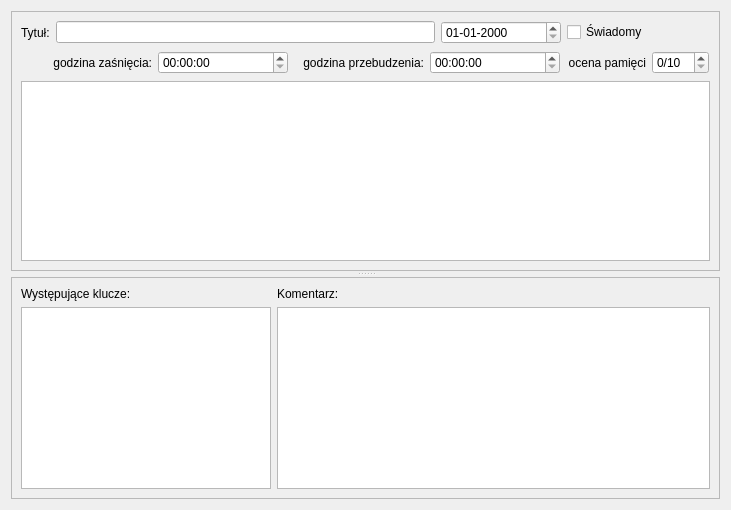
  <widget class="QWidget" name="centralwidget" >
   <property name="geometry" >
    <rect>
     <x>302</x>
     <y>65</y>
     <width>731</width>
     <height>510</height>
    </rect>
   </property>
   <layout class="QGridLayout" >
    <item row="0" column="0" >
     <widget class="QSplitter" name="splitter_2" >
      <property name="enabled" >
       <bool>true</bool>
      </property>
      <property name="minimumSize" >
       <size>
        <width>620</width>
        <height>16</height>
       </size>
      </property>
      <property name="whatsThis" >
       <string/>
      </property>
      <property name="midLineWidth" >
       <number>1</number>
      </property>
      <property name="orientation" >
       <enum>Qt::Vertical</enum>
      </property>
      <property name="handleWidth" >
       <number>6</number>
      </property>
      <widget class="QFrame" name="frame" >
       <property name="enabled" >
        <bool>true</bool>
       </property>
       <property name="whatsThis" >
        <string/>
       </property>
       <property name="frameShape" >
        <enum>QFrame::StyledPanel</enum>
       </property>
       <property name="frameShadow" >
        <enum>QFrame::Plain</enum>
       </property>
       <layout class="QGridLayout" >
        <item row="0" column="0" >
         <widget class="QLabel" name="label" >
          <property name="enabled" >
           <bool>true</bool>
          </property>
          <property name="whatsThis" >
           <string>Tytuł bieżącego dokumentu. Tytuł powinien odzwierciedlać treść snu w taki sposób, aby ułatwiał on odszukanie go w archiwum. Aby w szybki sposób znaleźć poszukiwany tytuł, kliknij prawym przyciskiem myszy na drzewie archiwum i wybierz "Szukaj tytułu". Pole tytułu nie jest wymagane, jeśli pozostawisz je puste, zostanie uzupełnione domyślną wartością.</string>
          </property>
          <property name="text" >
           <string>Tytuł:</string>
          </property>
         </widget>
        </item>
        <item row="0" column="1" >
         <widget class="QLineEdit" name="titleEdit" >
          <property name="enabled" >
           <bool>true</bool>
          </property>
          <property name="whatsThis" >
           <string>Tytuł bieżącego dokumentu. Tytuł powinien odzwierciedlać treść snu w taki sposób, aby ułatwiał on odszukanie go w archiwum. Aby w szybki sposób znaleźć poszukiwany tytuł, kliknij prawym przyciskiem myszy na drzewie archiwum i wybierz "Szukaj tytułu". Pole tytułu nie jest wymagane, jeśli pozostawisz je puste, zostanie uzupełnione domyślną wartością.</string>
          </property>
          <property name="text" >
           <string/>
          </property>
         </widget>
        </item>
        <item row="0" column="2" >
         <widget class="QDateEdit" name="dateEdit" >
          <property name="enabled" >
           <bool>true</bool>
          </property>
          <property name="minimumSize" >
           <size>
            <width>120</width>
            <height>0</height>
           </size>
          </property>
          <property name="whatsThis" >
           <string>Data zapisu dokumentu</string>
          </property>
          <property name="displayFormat" >
           <string>dd-MM-yyyy</string>
          </property>
         </widget>
        </item>
        <item row="0" column="3" >
         <widget class="QCheckBox" name="lucidBox" >
          <property name="whatsThis" >
           <string>Pole 'świadomy' pozwala odnotować czy w trakcie snu odzyskałeś świadomość. Sny oznaczone jako świadome są podświetlone w archiwum kolorem żółtym.</string>
          </property>
          <property name="text" >
           <string>Świadomy</string>
          </property>
         </widget>
        </item>
        <item row="1" column="0" colspan="3" >
         <widget class="QFrame" name="frame_4" >
          <property name="enabled" >
           <bool>true</bool>
          </property>
          <property name="whatsThis" >
           <string/>
          </property>
          <property name="frameShape" >
           <enum>QFrame::NoFrame</enum>
          </property>
          <property name="frameShadow" >
           <enum>QFrame::Raised</enum>
          </property>
          <layout class="QGridLayout" >
           <property name="margin" >
            <number>1</number>
           </property>
           <item row="0" column="0" >
            <widget class="QLabel" name="label_4" >
             <property name="enabled" >
              <bool>true</bool>
             </property>
             <property name="whatsThis" >
              <string>Godzina zaśnięcia to przybliżony czas przejścia w stan snu. Pole nie jest obowiązkowe, jednak jego wypełnienie pozwala na prowadzenie statystyk oraz wyznaczenie optymalnego czasu snu, co prowadzi do lepszego zapamiętywania snów.</string>
             </property>
             <property name="text" >
              <string>godzina zaśnięcia:</string>
             </property>
             <property name="alignment" >
              <set>Qt::AlignRight|Qt::AlignTrailing|Qt::AlignVCenter</set>
             </property>
            </widget>
           </item>
           <item row="0" column="1" >
            <widget class="QTimeEdit" name="sleepTime" >
             <property name="enabled" >
              <bool>true</bool>
             </property>
             <property name="whatsThis" >
              <string>Godzina zaśnięcia to przybliżony czas przejścia w stan snu. Pole nie jest obowiązkowe, jednak jego wypełnienie pozwala na prowadzenie statystyk oraz wyznaczenie optymalnego czasu snu, co prowadzi do lepszego zapamiętywania snów.</string>
             </property>
            </widget>
           </item>
           <item row="0" column="2" >
            <widget class="QLabel" name="label_5" >
             <property name="enabled" >
              <bool>true</bool>
             </property>
             <property name="whatsThis" >
              <string>Godzina przebudzenia to przybliżony czas wyjścia ze stanu snu. Pole nie jest obowiązkowe, jednak jego wypełnienie pozwala na prowadzenie statystyk oraz wyznaczenie optymalnego czasu snu, co prowadzi do lepszego zapamiętywania snów.</string>
             </property>
             <property name="text" >
              <string>godzina przebudzenia:</string>
             </property>
             <property name="alignment" >
              <set>Qt::AlignRight|Qt::AlignTrailing|Qt::AlignVCenter</set>
             </property>
            </widget>
           </item>
           <item row="0" column="3" >
            <widget class="QTimeEdit" name="wakeupTime" >
             <property name="enabled" >
              <bool>true</bool>
             </property>
             <property name="whatsThis" >
              <string>Godzina przebudzenia to przybliżony czas wyjścia ze stanu snu. Pole nie jest obowiązkowe, jednak jego wypełnienie pozwala na prowadzenie statystyk oraz wyznaczenie optymalnego czasu snu, co prowadzi do lepszego zapamiętywania snów.</string>
             </property>
            </widget>
           </item>
          </layout>
         </widget>
        </item>
        <item row="1" column="3" >
         <widget class="QFrame" name="frame_5" >
          <property name="enabled" >
           <bool>true</bool>
          </property>
          <property name="whatsThis" >
           <string/>
          </property>
          <property name="frameShape" >
           <enum>QFrame::NoFrame</enum>
          </property>
          <property name="frameShadow" >
           <enum>QFrame::Raised</enum>
          </property>
          <layout class="QGridLayout" >
           <property name="margin" >
            <number>1</number>
           </property>
           <item row="0" column="0" >
            <widget class="QLabel" name="label_6" >
             <property name="enabled" >
              <bool>true</bool>
             </property>
             <property name="whatsThis" >
              <string>Pole 'ocena pamięci' określa w skali od 1 do 10 jak dobrze zapamiętałeś swój sen. Pole nie jest obowiązkowe, jednak jego wypełnienie pozwala na prowadzenie statystyk oraz wyznaczenie optymalnego czasu snu, co prowadzi do lepszego zapamiętywania snów.</string>
             </property>
             <property name="text" >
              <string>ocena pamięci</string>
             </property>
             <property name="alignment" >
              <set>Qt::AlignRight|Qt::AlignTrailing|Qt::AlignVCenter</set>
             </property>
            </widget>
           </item>
           <item row="0" column="1" >
            <widget class="QSpinBox" name="scoreBox" >
             <property name="enabled" >
              <bool>true</bool>
             </property>
             <property name="whatsThis" >
              <string>Pole 'ocena pamięci' określa w skali od 1 do 10 jak dobrze zapamiętałeś swój sen. Pole nie jest obowiązkowe, jednak jego wypełnienie pozwala na prowadzenie statystyk oraz wyznaczenie optymalnego czasu snu, co prowadzi do lepszego zapamiętywania snów.</string>
             </property>
             <property name="suffix" >
              <string>/10</string>
             </property>
             <property name="minimum" >
              <number>0</number>
             </property>
             <property name="maximum" >
              <number>10</number>
             </property>
             <property name="value" >
              <number>0</number>
             </property>
            </widget>
           </item>
          </layout>
         </widget>
        </item>
        <item row="2" column="0" colspan="4" >
         <widget class="QTextEdit" name="textEdit" >
          <property name="enabled" >
           <bool>true</bool>
          </property>
          <property name="whatsThis" >
           <string>Główne pole tekstowe zawierające treść właściwą dokumentu.</string>
          </property>
          <property name="html" >
           <string>&lt;!DOCTYPE HTML PUBLIC "-//W3C//DTD HTML 4.0//EN" "http://www.w3.org/TR/REC-html40/strict.dtd">
&lt;html>&lt;head>&lt;meta name="qrichtext" content="1" />&lt;style type="text/css">
p, li { white-space: pre-wrap; }
&lt;/style>&lt;/head>&lt;body style=" font-family:'DejaVu Serif'; font-size:9pt; font-weight:400; font-style:normal;">
&lt;p style="-qt-paragraph-type:empty; margin-top:0px; margin-bottom:0px; margin-left:0px; margin-right:0px; -qt-block-indent:0; text-indent:0px; font-family:'Sans Serif';">&lt;/p>&lt;/body>&lt;/html></string>
          </property>
         </widget>
        </item>
       </layout>
      </widget>
      <widget class="QFrame" name="frame_2" >
       <property name="enabled" >
        <bool>true</bool>
       </property>
       <property name="whatsThis" >
        <string/>
       </property>
       <property name="frameShape" >
        <enum>QFrame::StyledPanel</enum>
       </property>
       <property name="frameShadow" >
        <enum>QFrame::Plain</enum>
       </property>
       <layout class="QGridLayout" name="gridLayout_2" >
        <item row="0" column="0" >
         <widget class="QLabel" name="label_3" >
          <property name="enabled" >
           <bool>true</bool>
          </property>
          <property name="whatsThis" >
           <string>Lista kluczy które pojawiły się w treści dokumentu. Wszystkie wymienione w tym polu klucze oraz ich synonimy są także podświetlane w treści, kolor podświetlenia ustala użytkownik.</string>
          </property>
          <property name="text" >
           <string>Występujące klucze:</string>
          </property>
         </widget>
        </item>
        <item row="0" column="1" >
         <widget class="QLabel" name="label_2" >
          <property name="enabled" >
           <bool>true</bool>
          </property>
          <property name="whatsThis" >
           <string>W polu 'komentarz' należy umieścić wszystkie informacje, które nie są treścią snu. Mogą to być np. informacje o wypitej kawie, alkoholu czy wydarzeniach które wpłynęły na treść snu.</string>
          </property>
          <property name="text" >
           <string>Komentarz:</string>
          </property>
         </widget>
        </item>
        <item row="1" column="0" >
         <widget class="QListWidget" name="currentKeyList" >
          <property name="enabled" >
           <bool>true</bool>
          </property>
          <property name="maximumSize" >
           <size>
            <width>250</width>
            <height>16777215</height>
           </size>
          </property>
          <property name="whatsThis" >
           <string>Lista kluczy które pojawiły się w treści dokumentu. Wszystkie wymienione w tym polu klucze oraz ich synonimy są także podświetlane w treści, kolor podświetlenia ustala użytkownik.</string>
          </property>
         </widget>
        </item>
        <item row="1" column="1" >
         <widget class="QTextEdit" name="commentEdit" >
          <property name="enabled" >
           <bool>true</bool>
          </property>
          <property name="minimumSize" >
           <size>
            <width>0</width>
            <height>70</height>
           </size>
          </property>
          <property name="whatsThis" >
           <string>W polu 'komentarz' należy umieścić wszystkie informacje, które nie są treścią snu. Mogą to być np. informacje o wypitej kawie, alkoholu czy wydarzeniach które wpłynęły na treść snu.</string>
          </property>
          <property name="html" >
           <string>&lt;!DOCTYPE HTML PUBLIC "-//W3C//DTD HTML 4.0//EN" "http://www.w3.org/TR/REC-html40/strict.dtd">
&lt;html>&lt;head>&lt;meta name="qrichtext" content="1" />&lt;style type="text/css">
p, li { white-space: pre-wrap; }
&lt;/style>&lt;/head>&lt;body style=" font-family:'DejaVu Serif'; font-size:9pt; font-weight:400; font-style:normal;">
&lt;p style="-qt-paragraph-type:empty; margin-top:0px; margin-bottom:0px; margin-left:0px; margin-right:0px; -qt-block-indent:0; text-indent:0px; font-family:'Sans Serif';">&lt;/p>&lt;/body>&lt;/html></string>
          </property>
         </widget>
        </item>
       </layout>
      </widget>
     </widget>
    </item>
   </layout>
  </widget>
